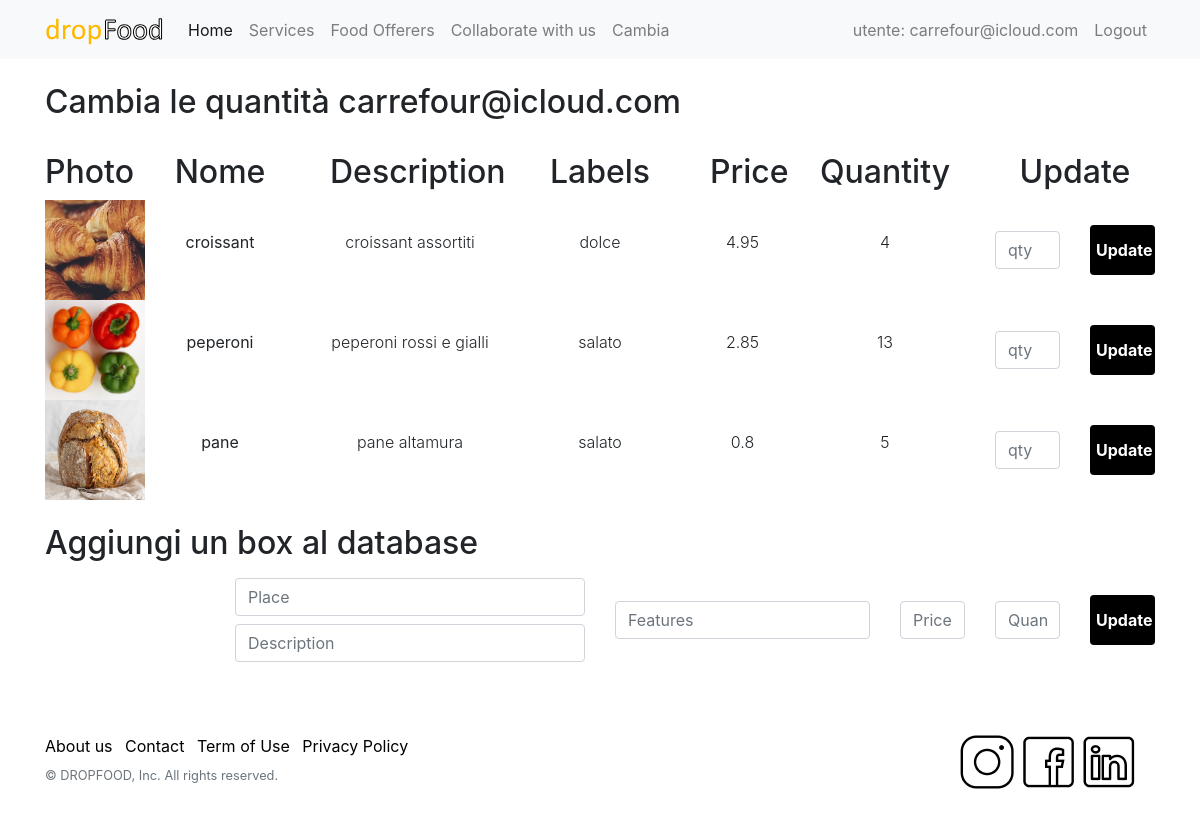
The app's page /cambia (signed in), older data.
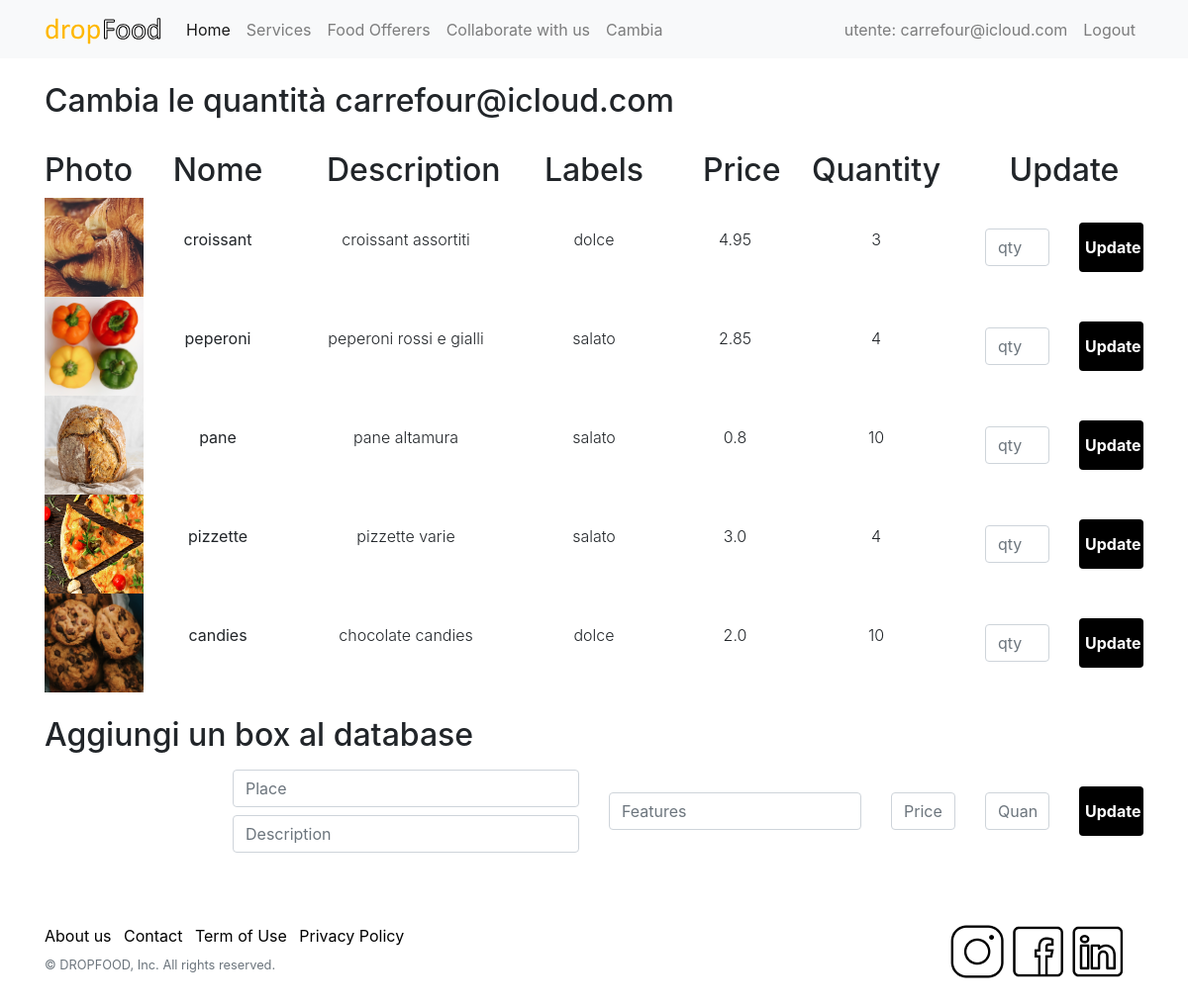
The same page, newer data.
### modelDB.py (models this page shows, shortened)
class Box(db.Model):
    __tablename__ = "boxes"
    id = db.Column(db.Integer, primary_key=True)
    boxName = db.Column(db.String(30), unique=True, nullable=False)
    labels = db.Column(db.String(100), nullable=False)
    foodOfferer = db.Column(db.Integer, db.ForeignKey('users.id'))  # foreignKey
    quantity = db.Column(db.Integer, nullable=False)
    price = db.Column(db.Float, nullable=False)  # per unit
    description = db.Column(db.String, nullable=True)
    contenuto = db.relationship('OrderDetails', backref='box')  # 1 to many

### app.py (the view)
@app.route('/cambia')
def cambia():
    listaBox = Box.query.filter_by(foodOfferer=session.get('id')).all()
    return render_template("cambia.html", listaBox=listaBox)

### templates/cambia.html
{% extends "main_theme.html" %}
{% block content %}
    <form action="/handleCambia" method="post">
        <br>
        <div class="container">
            <h2 class="mb-2">Cambia le quantità {{ session.get('email') }}</h2>
            <br>
            <div class="row text-center">
                <div class="col-sm-1">
                    <h2>Photo</h2>
                </div>
                <div class="col-sm-2">
                    <h2>Nome</h2>
                </div>
                <div class="col-sm-2">
                    <h2>Description</h2>
                </div>
                <div class="col-sm-2">
                    <h2>Labels</h2>
                </div>
                <div class="col-sm-1">
                    <h2>Price</h2>
                </div>
                <div class="col-sm-2">
                    <h2>Quantity</h2>
                </div>
                <div class="col-sm-2">
                    <h2>Update</h2>
                </div>
            </div>
            {% for Box in listaBox %}
                <div class="row align-items-center text-center">
                    <div class="col-sm-1">
                        <img class="immagini-menu mx-auto mb-5 mb-lg-0" {% set src = "../static/images/" + Box.boxName + ".jpg" %} src={{ src }}>
                    </div>
                    <div class="col-sm-2">
                        <p>{{ Box.boxName }}</p>
                    </div>
                    <div class="col-sm-2">
                        <p class="font-weight-light">{{ Box.description }}</p>
                    </div>
                    <div class="col-sm-2">
                        <p class="font-weight-light">{{ Box.labels }}</p>
                    </div>
                    <div class="col-sm-1">
                        <p class="font-weight-light">{{ Box.price }}</p>
                    </div>
                    <div class="col-sm-2">
                        <p class="font-weight-light">{{ Box.quantity }}</p>
                    </div>
                    <div class="col-sm-1">
                        <input type='text' name='{{ Box.id }}' placeholder="qty" class="form-control my-2" value=''>
                    </div>
                    <div class="col-sm-1">
                        <input type="submit" name='submit[{{ Box.id }}]' value="Update" class="btn1">
                    </div>
                </div>
            {% endfor %}
                <br>
                <h2 class="mb-2">Aggiungi un box al database</h2>
                <div class="row justify-content-center align-items-center text-center">
                <div class="col-2"></div>
                <div class="col-sm-4">
                    <input type="text" placeholder="Place" class="form-control my-2">
                    <input type="text" placeholder="Description" class="form-control my-2">
                </div>
                <div class="col-sm-3">
                    <input type="text" placeholder="Features" class="form-control my-2">
                </div>
                <div class="col-sm-1">
                    <input type="text" placeholder="Price" class="form-control my-2">
                </div>
                <div class="col-sm-1">
                    <input type="text" placeholder="Quantity" class="form-control my-2">
                </div>
                <div class="col-sm-1">
                    <button type="button" class="btn1"><a href="#">Update</a></button>
                </div>
            </div>
        </div>
    </form>
{% endblock content %}

### templates/main_theme.html (shortened to what this page needs)
<!doctype html>
<html lang="en">
  <head>
    <link rel="stylesheet" href="https://maxcdn.bootstrapcdn.com/bootstrap/4.0.0/css/bootstrap.min.css">
    <link rel="stylesheet" href="../static/CSS/style.css">
  </head>
  <body>
      <nav class="navbar navbar-expand-lg navbar-light bg-light">
          <div class="container">
         <a class="navbar-brand" href="/homepage"><img src="../static/images/Logo.svg"></a>
         <div class="collapse navbar-collapse" id="navbarNav">
          <ul class="navbar-nav">
            <li class="nav-item active">
              <a class="nav-link" href="/homepage">Home <span class="sr-only">(current)</span></a>
            </li>
            <li class="nav-item">
              <a class="nav-link" href="#servizi">Services</a>
            </li>
            <li class="nav-item">
              <a class="nav-link" href="#clienti">Food Offerers</a>
            </li>
            <li class="nav-item">
              <a class="nav-link" href="#collaborate">Collaborate with us</a>
            </li>
            {% if session.get('email') and session.get('role')=='gestore' %}
                <li class="nav-item">
                  <a class="nav-link" href="/cambia">Cambia</a>
                </li>
            {% endif %}
          </ul>
         </div>
         <div>
             <ul class="navbar-nav my-2 my-lg-0">
                <li class="nav-item">
                    {% if session.get('email') %}
                      <a class="nav-link" href="#">utente: {{ session.get('email') }}</a>
                    {% endif %}
                </li>
                {% if session.get('email') %}
                  <li class="nav-item">
                    <a class="nav-link" href="/logout">Logout</a>
                  </li>
                {% endif %}
             </ul>
         </div>
        </div>
      </nav>
    <div id="content">
        <main>
            {% block content %}
            {% endblock content %}
        </main>
    </div>
      <footer class="foot">
        <div class="container">
            <div class="row">
                <div class="col-lg-6 h-100 text-center text-lg-left">
                    <ul class="list-inline mb-2">
                        <li class="list-inline-item"><a href="#">About us</a></li>
                        <li class="list-inline-item"><a href="#">Contact</a></li>
                        <li class="list-inline-item"><a href="#">Term of Use</a></li>
                        <li class="list-inline-item"><a href="#">Privacy Policy</a></li>
                    </ul>
                    <p class="text-muted small mb-4 mb-lg-0">© DROPFOOD, Inc. All rights reserved.</p>
                </div>
                <div class="col-lg-6 h-100 text-center text-lg-right">
                    <ul class="list-inline mb-0">
                        <li class="list-inline-item mr-3"><a href="#"><img src="../static/images/Social.png"></a></li>
                    </ul>
                </div>
            </div>
        </div>
      </footer>
  </body>
</html>

### static/CSS/style.css (style rules this page uses)
.active { color: #FFB800; }
footer { padding-top: 4rem; padding-bottom: 4rem; }
.list-inline-item > a { color: black; }
.btn1 { border: none; outline: none; height: 50px; width: 100%; background-color: black; color: white; border-radius: 4px; font-weight: bold; }
a { color: white; }
.immagini-menu { height: 100px; width: 100px; }

Row changes from the older to the newer data that the page shows:
changed Box "croissant": quantity "4" → "3"
changed Box "peperoni": quantity "13" → "4"
changed Box "pane": quantity "5" → "10"
added Box: shows a picture, boxName "pizzette", description "pizzette varie", labels "salato", price "3.0", quantity "4"
added Box: shows a picture, boxName "candies", description "chocolate candies", labels "dolce", price "2.0", quantity "10"
